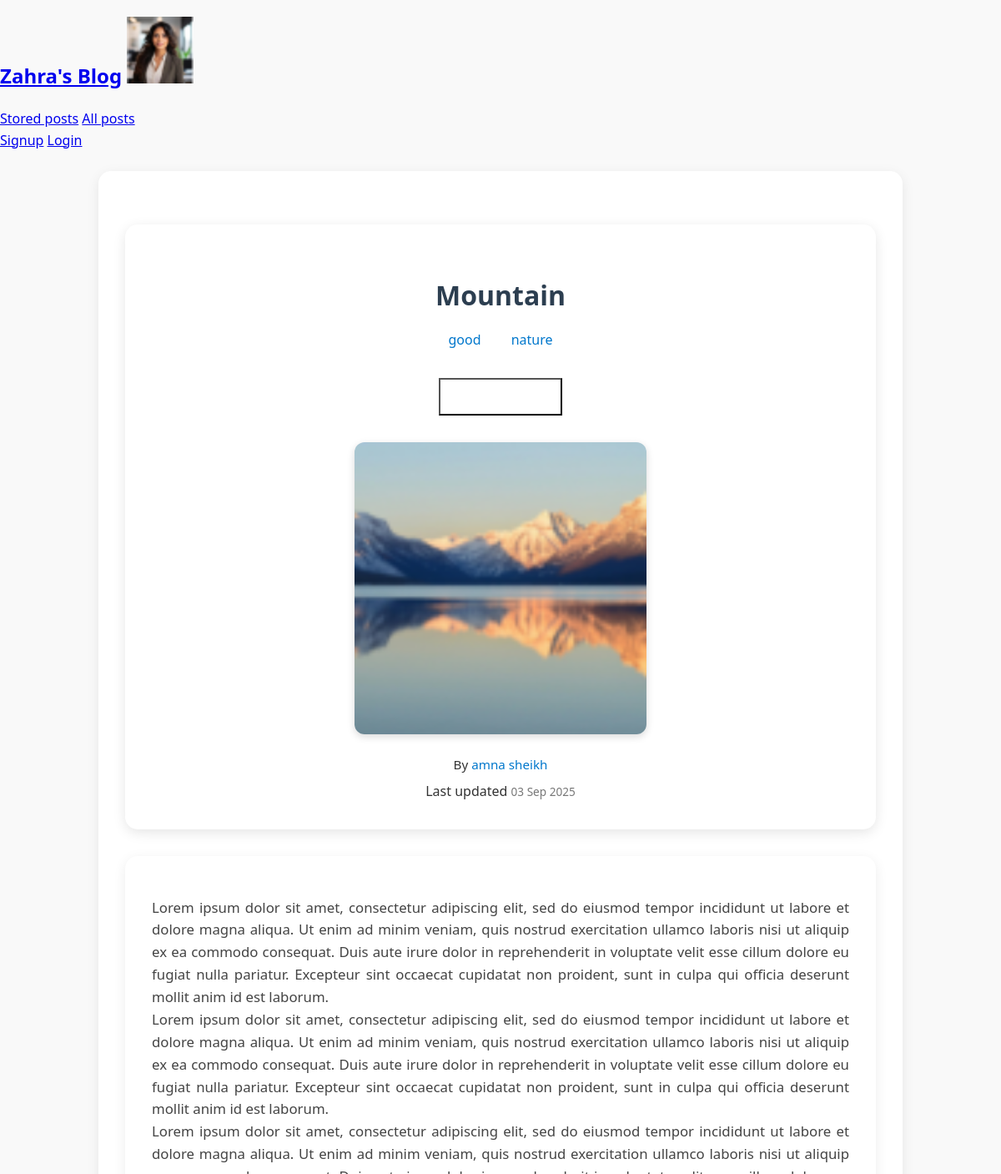
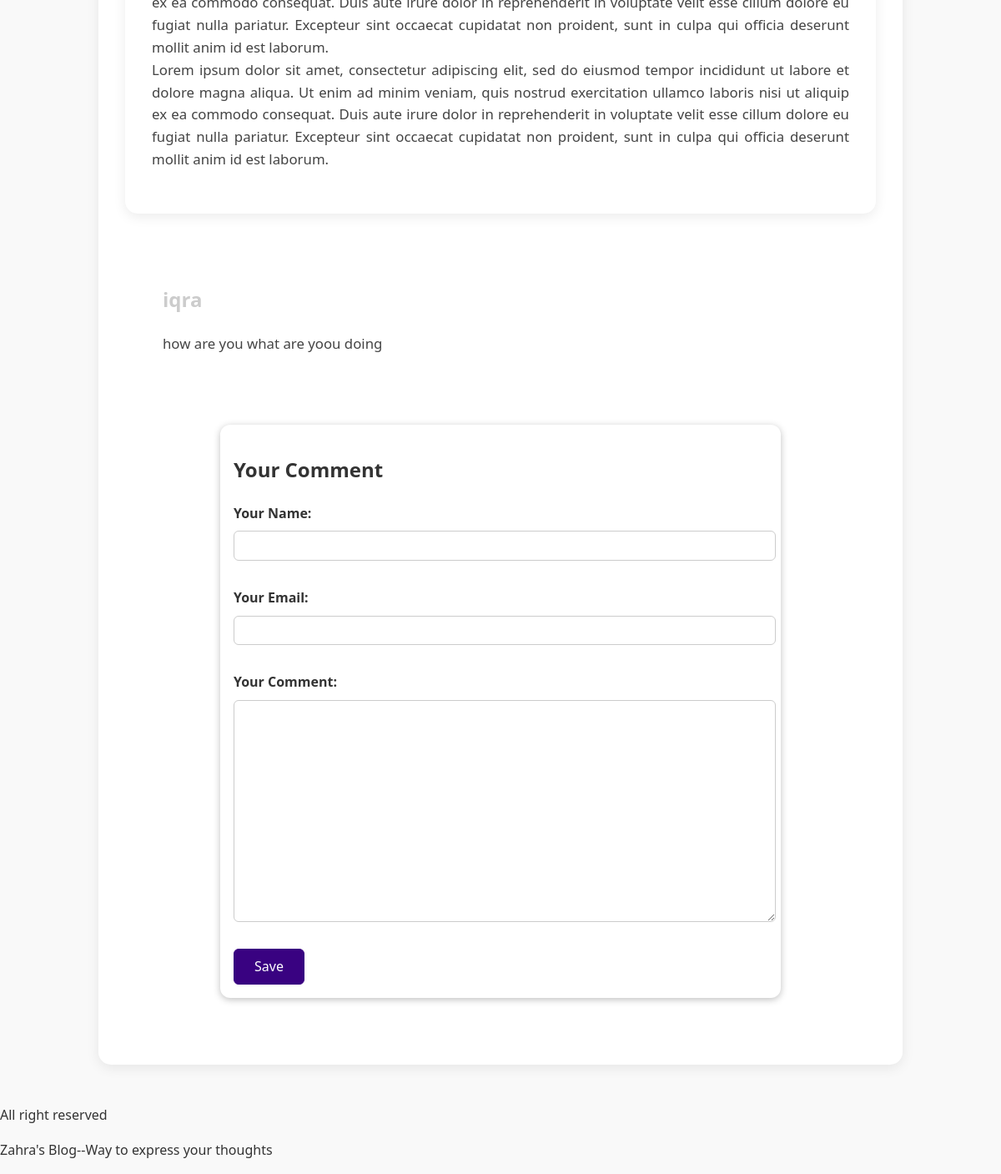
Page /post/mountain/ on the committed database (2 pictures, top to bottom).
### amazon/models.py (models this page shows, shortened)
class posts(models.Model):
    title=models.CharField(max_length=50)
    image=models.ImageField(upload_to="posts",null=True)
    excerpt=models.CharField(max_length=250)
    date=models.DateField(auto_now=True)
    slug=models.SlugField(unique=True,db_index=True)
    content=models.TextField(validators=[MinLengthValidator(10)])
    author = models.ForeignKey(Author, on_delete=models.SET_NULL, null=True, blank=True)
    tags=models.ManyToManyField(Tag)

class Tag(models.Model):
    caption=models.CharField(max_length=20)

class Author(models.Model):
    first_name=models.CharField(max_length=50)
    last_name=models.CharField(max_length=50)
    email_address=models.EmailField()
    def full_name(self):
        return f"{self.first_name} {self.last_name}"
    def __str__(self):
        return self.full_name()

class Comment(models.Model):
    user_name=models.CharField(max_length=120)
    user_email=models.EmailField()
    text=models.TextField(max_length=400)
    post=models.ForeignKey(posts,on_delete=models.CASCADE,related_name="comments")

### amazon/views.py (the view, shortened to what this page needs)
# urls.py: path("post/<slug:slug>/",views.SinglePostView.as_view(), name="detail_post"),
class SinglePostView(View):
    def is_stored_post(self,request,posts_id):
         stored_posts=request.session.get("stored_posts")
         if stored_posts is not None:
            is_saved_for_later = posts_id in stored_posts
         else:
            is_saved_for_later=False
         return is_saved_for_later
    def get(self,request,slug):
        post=posts.objects.get(slug=slug)
        context={
            "post":post,
            "post_tags":post.tags.all(),
            "comment_form":CommentForm(),
            "comments":post.comments.all().order_by("-id"),
            "saved_for_later":self.is_stored_post(request,post.id)
        }
        return render(request,"amazon/detail_post.html",context)

### amazon/forms.py
class CommentForm(forms.ModelForm):
    class Meta:
        model = Comment
        fields = ("user_name","user_email","text",)
        labels={
            "user_name":"Your Name",
            "user_email":"Your Email",
            "text":"Your Comment"
        }

### amazon/templates/amazon/detail_post.html (shortened to what this page needs)
{% extends "amazon/base.html" %}
{% load static %}
{% block css_files %}
            <link rel="stylesheet" href="{% static 'amazon/detail_post.css' %}">
            <link rel="stylesheet" href="{% static 'amazon/comment.css' %}">
            <link rel="stylesheet" href="{% static 'amazon/commentdis.css' %}">
{% endblock %}
{% block content %}
<section id="summary">
    <h2>{{ post.title }}</h2>
    <div>
        {% for tag in post_tags %}
            <span class="tag">{{ tag.caption }}</span>
        {% endfor %}
    </div>
    <div id="read-later">
        <form action="{%url 'read-later'%}" method="POST">
            <button>
        </button>
        </form>
    </div>
    <article>
        <img src="{{post.image.url}}" alt="{{ post.title }}"/>
        <address>
            By <a href="mailto:{{ post.author.email_address }}">{{ post.author }}</a>
        </address>
        <div>
            Last updated <time>{{ post.date|date:"d M Y" }}</time>
        </div>
    </article>
</section>
<main>
   {{ post.content|linebreaks }}
</main>
<section id="comments">
<ul>
    {%for comment in comments%}
    <li>
       <h2> {{comment.user_name}}</h2>
       <p>{{comment.text}}</p>
    </li>
    {%endfor%}
</ul>
</section>
<section id="comment-form">
    <h2> Your Comment</h2>
    <form action="{%url "detail_post" post.slug %}" method="POST">
        {%for form_field in comment_form%}
        <div class="form-control {%if form_field.errors%}invalid{%endif%}">
            {{form_field.label_tag}}
            {{form_field}}
        </div>
        {%endfor%}
         <button>
               Save
         </button>
    </form>
</section>
{% endblock %}

### amazon/static/amazon/detail_post.css (style rules this page uses)
body { font-family: 'Segoe UI', Tahoma, Geneva, Verdana, sans-serif; line-height: 1.6; background-color: #f9f9f9; color: #333; margin: 0; padding: 0; }
#summary { max-width: 900px; margin: 2rem auto; padding: 2rem; background: #ffffff; border-radius: 15px; box-shadow: 0 4px 15px rgba(0, 0, 0, 0.1); text-align: center; }
#summary h2 { font-size: 2rem; margin-bottom: 1rem; color: #2c3e50; }
#summary article { margin-top: 1rem; }
#summary img { width: 100%; max-width: 350px; height: auto; border-radius: 12px; margin-bottom: 1rem; box-shadow: 0 3px 10px rgba(0, 0, 0, 0.15); object-fit: cover; }
#summary address { font-style: normal; font-size: 0.95rem; margin-bottom: 0.5rem; }
#summary address a { color: #0077cc; text-decoration: none; }
#summary time { font-size: 0.85rem; color: #777; }
#read-later { margin:2rem 0; }
#read-later button { background-color: transparent; border: 1ps solid white; padding: 0.5rem 2rem; font:inherit; color:white; }
main { max-width: 900px; margin: 1.5rem auto 3rem auto; padding: 2rem; background: #ffffff; border-radius: 15px; box-shadow: 0 4px 15px rgba(0, 0, 0, 0.08); }
main p { margin-bottom: 1.2rem; font-size: 1.05rem; text-align: justify; color: #444; }
.tag { background-color: white; color:#0077cc; padding: 0.5rem 1rem; border-radius: 12px; }

### amazon/static/amazon/comment.css (style rules this page uses)
#comment-form { margin: 3rem auto; width:90%; max-width: 40rem; border-radius: 12px; background-color: white; box-shadow: 0 2px 8px rgba(0,0,0,0.25); padding: 1rem; }
#comment-form button { font: inherit; background-color: #390281; color: white; border:1px solid #390281; padding: 0.5rem 1.5rem; border-radius: 6px; cursor: pointer; }
.form-control { margin-bottom: 2rem; }
.form-control label { font-weight: bold; margin-bottom: 0.5rem; display:block; }
.form-control input, .form-control textarea { display: block; width: 100%; font: inherit; padding: 0.25rem; border-radius: 6px; border:1px solid #ccc; }
#comments { margin:3rem auto; width:90%; max-width: 60rem; border-radius: 12px; background-color: white; box-sizing: 0 2px 8px rgba(0,0,0,0.25); padding: 1rem 2rem; }
#comments ul { list-style: none; margin:0; padding: 0; }
#comments li { margin-bottom: 1rem; border-bottom: 2px solid #ccc; }
#comments li:last-of-type { border-bottom: none; }
#comments h2 { color: #ccc; }

### amazon/static/amazon/commentdis.css (style rules this page uses)
#comments { margin:3rem auto; width:90%; max-width: 60rem; border-radius: 12px; background-color: white; box-sizing: 0 2px 8px rgba(0,0,0,0.25); padding: 1rem 2rem; }
#comments ul { list-style: none; margin:0; padding: 0; }
#comments li { margin-bottom: 1rem; border-bottom: 2px solid #ccc; }
#comments li:last-of-type { border-bottom: none; }
#comments h2 { color: #ccc; }

### rows in the picture
posts: title "Mountain", image (picture), author "amna sheikh", date "03 Sep 2025", content "Lorem ipsum dolor sit amet, consectetur adipiscing elit, sed do eiusmod tempor incididunt ut labore et dolore magna aliqua. Ut enim ad minim veniam, quis nostrud exercitation ullamco laboris nisi ut aliquip ex ea commodo consequat. Duis aute irure dolor in reprehenderit in voluptate velit esse cillum dolore eu fugiat nulla pariatur. Excepteur sint occaecat cupidatat non proident, sunt in culpa qui officia deserunt mollit anim id est laborum. Lorem ipsum dolor sit amet, consectetur adipiscing elit, sed do eiusmod tempor incididunt ut labore et dolore magna aliqua. Ut enim ad minim veniam, quis nostrud exercitation ullamco laboris nisi ut aliquip ex ea commodo consequat. Duis aute irure dolor…"
Tag: caption "good"
Tag: caption "nature"
Comment: user_name "iqra", text "how are you what are yoou doing"
